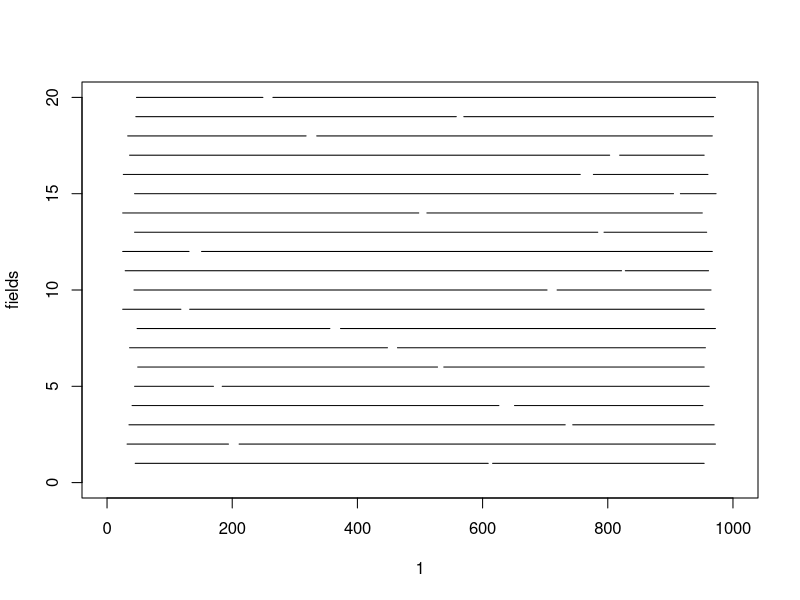

R code for this plot:
setwd("~/AoC/2020/16")
library(stringr)

input <- readLines("./input16.txt")

#parse input
empty.lines <- which(input =="")

fields <- input[1:(empty.lines[1]-1)]
strsplit(fields[1], split = c(":", "-", " or ", "-", " "))
fields <- matrix(as.numeric(unlist(str_extract_all(fields, "[0-9]+"))), 
                 ncol = 4, byrow = T)

my.ticket <- as.numeric(unlist(strsplit(input[empty.lines[2]-1], ",")))

nearby.tickets <- input[(empty.lines[2]+2):length(input)]
nearby.tickets <- matrix(as.numeric(unlist(strsplit(nearby.tickets, ","))),
                             byrow = T, nrow = length(input)-empty.lines[2]-1)

#validate ticket
can.be.valid <- function(ticket, fields){
  invalid <- c()
  for (value in ticket){
    value.test <- FALSE
    for( row in 1:20){
      if(value %in% c(fields[row,1]:fields[row,2],
                      fields[row,3]:fields[row,4]) ){
        value.test <- T
      }
    }
    if(value.test){ #value is possible in at least one field
      #do nothing
    }else{
      invalid <- c(invalid, value)
    }
  }
  if(length(invalid) == 0){ # no invalids
    return(list("valid" = TRUE, "values" = NA))
  }else{
    return(list("valid" = FALSE, "values" = invalid ))
  }
}

scanning.errors <- c()
for (i in 1:(dim(nearby.tickets)[1])){
    x <- can.be.valid(nearby.tickets[i,], fields)
    if(!x$valid){
      scanning.errors <- c(scanning.errors, x$values)
    }
}


print(sum(scanning.errors))

#####################################################################
#Part 2 work:

#Discard

discards <- c()
for (i in 1:(dim(nearby.tickets)[1])){
  x <- can.be.valid(nearby.tickets[i,], fields)
  if(!x$valid){
    discards<-c(discards, i)
  }
}

nearby.tickets <- nearby.tickets[-discards, ]

# It's random time!
print(factorial(20))
# ok, not today

#let' take a look:
plot(1, 1, type = "n", xlim = c(0,1000), ylim = c(0,20), ylab = "fields")
for(i in 1:20){
  segments(fields[i,1],i,fields[i,2],i)
  segments(fields[i,3],i,fields[i,4],i)
}


# function to cinvert range to vector of int
field2vec<-function(field){
  return(c(field[1]:field[2],field[3]:field[4]))
}


#in what field can be column in tickets
can.it.be.that.field <- function(it.col.index, field.index){
  field <- field2vec(fields[field.index,])
  values <- nearby.tickets[, it.col.index]
  return(all(values %in% field))
}

# matrix of what can be where
tab.of.possibilities <- matrix(NA, nrow = 20, ncol = 20)
for(i in 1:20){
  for(j in 1:20){
tab.of.possibilities[i,j] <- can.it.be.that.field(j,i)
}
}
#View(tab.of.possibilities)

#Looks great!
m <- tab.of.possibilities
result <-matrix(FALSE, nrow=20, ncol = 20)
for(i in 1:20){
  index.row <- which(rowSums(m) == 1)
  index.col <- which(m[index.row, ])
  m[,index.col] <- FALSE
  result[index.row, index.col] <- TRUE
}

#in result is mapping of fields to cols [row -> col]

#fields 1:6 [departures] are mapped to 
cols<-c()
for(i in 1:6){
cols <- c(cols, which(result[i,]))
}

#Here we go! This is the moment. Mom's spagetti
print(as.character(prod(my.ticket[cols])))